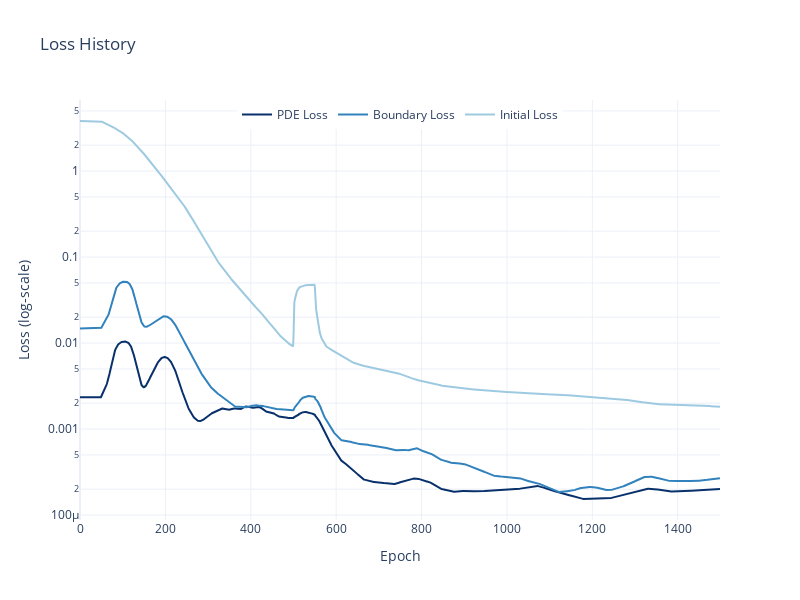

Notebook code cell kept with this figure:
### Code cell
with_spinn = trainer.closure.get_state()
plot_loss(with_spinn, smooth=True, smooth_window=50)

spinn_l2 = compare_with_mc(model, params, n_prices=200,
                           n_simulations=10_000, dtype=dtype, device=device, seed=42)['l2_rel_error']
print("L2 Error: ", spinn_l2*100)

### Figure 1 — Plotly figure (JSON) as saved in the notebook; plotly's stock layout.template omitted (floating-point values rounded to 4 significant figures; data arrays with more than 128 entries replaced by an {"elided": "..."} marker saying what was removed)
{"data": [{"line": {"color": "#08306B"}, "mode": "lines", "name": "PDE Loss", "type": "scatter", "x": {"elided": "1500 int values"}, "y": {"elided": "1500 float values"}}, {"line": {"color": "#3182BD"}, "mode": "lines", "name": "Boundary Loss", "type": "scatter", "x": {"elided": "1500 int values"}, "y": {"elided": "1500 float values"}}, {"line": {"color": "#9ECAE1"}, "mode": "lines", "name": "Initial Loss", "type": "scatter", "x": {"elided": "1500 int values"}, "y": {"elided": "1500 float values"}}], "layout": {"height": 600, "legend": {"orientation": "h", "x": 0.5, "xanchor": "center", "y": 1, "yanchor": "top"}, "title": {"text": "Loss History"}, "width": 800, "xaxis": {"title": {"text": "Epoch"}}, "yaxis": {"title": {"text": "Loss (log‑scale)"}, "type": "log"}}}
